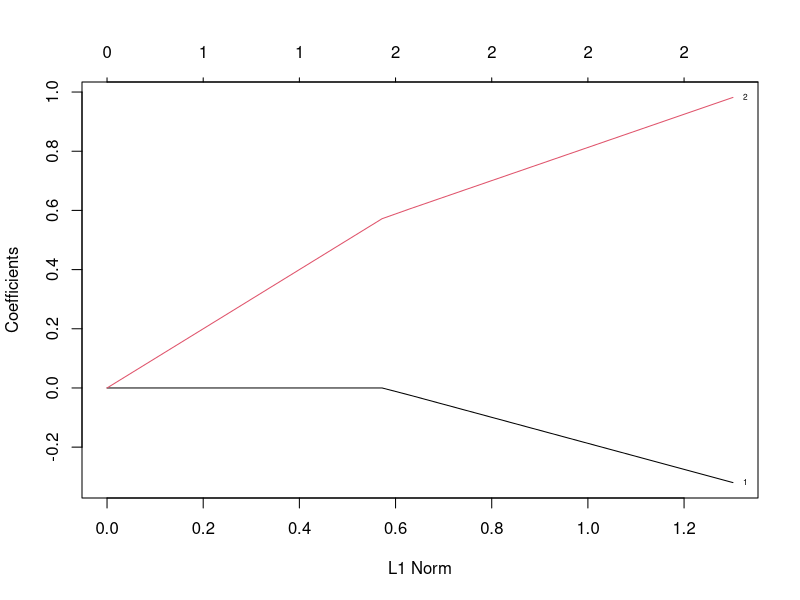
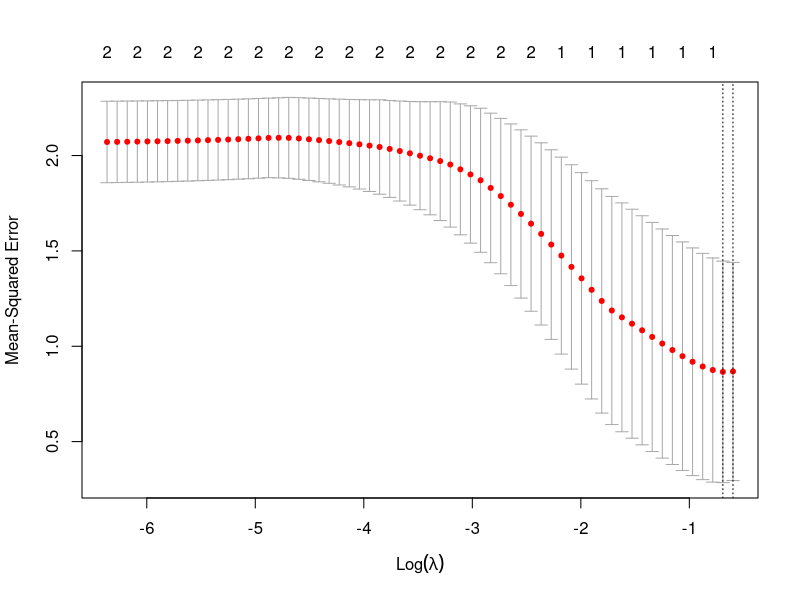

Write R code to recreate these figures, in order. (Note: this script raises an error after producing the figures.)
## ---- chunk 1
knitr::opts_chunk$set(echo = TRUE)
## ---- chunk 2
# load the data
x_1 <- c(-0.15, -0.72, 1.36, 0.61, -1.11) 
x_2 <- c(-0.48, -0.54, 0.91, 1.59, 0.34) 
Y <- c(0.46, -0.37, -0.27, 1.35, -0.11)
lambda <- 1

# create the matrix X
X <- data.frame(x_1, x_2)

# organize all our data together
data <- data.frame(Y,X)

# create a training data (half the original data size)
train.ix <- sample(nrow(data),floor( nrow(data)) * 4 / 5 )
data.train <- data[train.ix,]

# create a testing data (half the original data size)
data.test <- data[-train.ix,]

# some lines of code for glmnet requirements
trainX <- as.matrix(data.train[,-1]) 
testX <- as.matrix(data.test[,-1])
trainY <- as.matrix(data.train[,1])
testY <- as.matrix(data.test[,1])
## ---- chunk 3
# use glmnet package to conduct LASSO; note that we let lambda = 1
require(glmnet)
fit = glmnet(trainX,trainY, family=c("gaussian"), lambda = 1) 
print(fit$beta) # The fitted sparse regression parameters under 
#different lambda values
## ---- chunk 4
require(glmnet)
fit = glmnet(trainX,trainY, family=c("gaussian")) 
print(fit$beta) # The fitted sparse regression parameters under different lambda values
plot(fit,label = TRUE)
## ---- chunk 5
cv.fit = cv.glmnet(trainX, trainY, nfolds = 4) 
plot(cv.fit) 
## ---- chunk 6
cv.fit$lambda.min
coef(cv.fit, s = "lambda.min") 
y_hat <- predict(cv.fit, newx = testX, s = "lambda.min") 
cor(y_hat, data.test$Y) 
mse <- mean((y_hat - data.test$Y)^2) 
mse
## ---- chunk 7
knitr::include_graphics("Q3_1.png")
## ---- chunk 8
knitr::include_graphics("Q3_2.png")
## ---- chunk 9
knitr::include_graphics("Q4.png")
## ---- chunk 10
knitr::include_graphics("Q5_1.jpg")
## ---- chunk 11
knitr::include_graphics("Q5_2.png")
